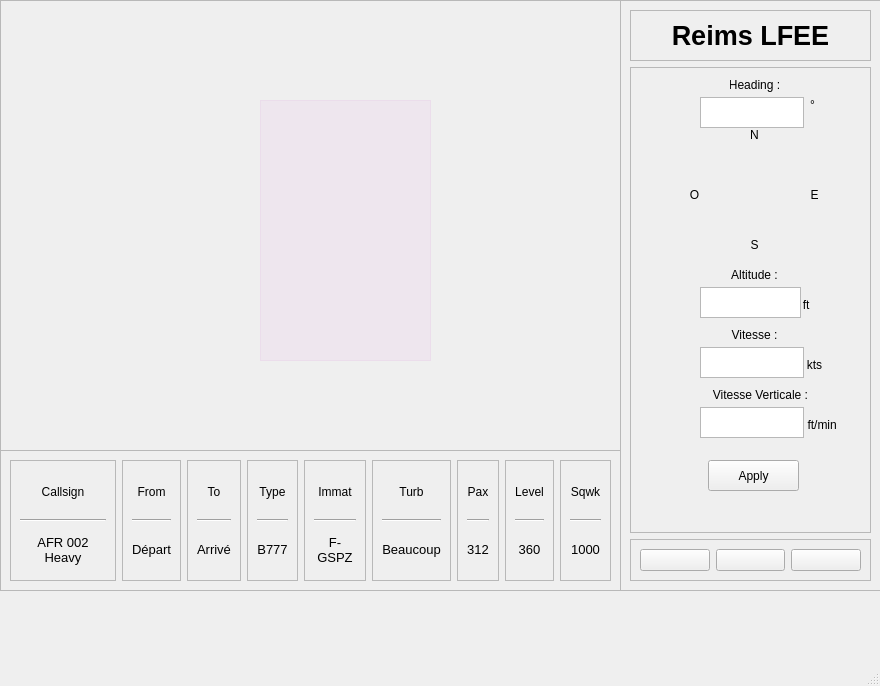
<?xml version="1.0" encoding="UTF-8"?>
<ui version="4.0">
 <class>MainWindow</class>
 <widget class="QMainWindow" name="MainWindow">
  <property name="geometry">
   <rect>
    <x>0</x>
    <y>0</y>
    <width>880</width>
    <height>686</height>
   </rect>
  </property>
  <property name="windowTitle">
   <string>MainWindow</string>
  </property>
  <widget class="QWidget" name="centralwidget">
   <widget class="QFrame" name="frame_carte">
    <property name="geometry">
     <rect>
      <x>0</x>
      <y>0</y>
      <width>621</width>
      <height>451</height>
     </rect>
    </property>
    <property name="frameShape">
     <enum>QFrame::Shape::StyledPanel</enum>
    </property>
    <property name="frameShadow">
     <enum>QFrame::Shadow::Raised</enum>
    </property>
    <widget class="QLabel" name="label_6">
     <property name="geometry">
      <rect>
       <x>-250</x>
       <y>30</y>
       <width>801</width>
       <height>751</height>
      </rect>
     </property>
     <property name="text">
      <string/>
     </property>
     <property name="pixmap">
      <pixmap>image/MAP_france_2.png</pixmap>
     </property>
    </widget>
    <widget class="QFrame" name="frame_11">
     <property name="geometry">
      <rect>
       <x>260</x>
       <y>100</y>
       <width>171</width>
       <height>261</height>
      </rect>
     </property>
     <property name="styleSheet">
      <string notr="true">background-color: rgba(204,0,204, 10);
</string>
     </property>
     <property name="frameShape">
      <enum>QFrame::Shape::StyledPanel</enum>
     </property>
     <property name="frameShadow">
      <enum>QFrame::Shadow::Raised</enum>
     </property>
    </widget>
   </widget>
   <widget class="QFrame" name="frame_12">
    <property name="geometry">
     <rect>
      <x>620</x>
      <y>0</y>
      <width>261</width>
      <height>591</height>
     </rect>
    </property>
    <property name="minimumSize">
     <size>
      <width>0</width>
      <height>0</height>
     </size>
    </property>
    <property name="frameShape">
     <enum>QFrame::Shape::StyledPanel</enum>
    </property>
    <property name="frameShadow">
     <enum>QFrame::Shadow::Raised</enum>
    </property>
    <layout class="QVBoxLayout" name="verticalLayout_11">
     <item>
      <widget class="QFrame" name="frame_titre">
       <property name="frameShape">
        <enum>QFrame::Shape::StyledPanel</enum>
       </property>
       <property name="frameShadow">
        <enum>QFrame::Shadow::Raised</enum>
       </property>
       <layout class="QVBoxLayout" name="verticalLayout_10">
        <item>
         <widget class="QLabel" name="txt_titre">
          <property name="font">
           <font>
            <pointsize>20</pointsize>
            <bold>true</bold>
            <underline>false</underline>
           </font>
          </property>
          <property name="styleSheet">
           <string notr="true"/>
          </property>
          <property name="text">
           <string>Reims LFEE</string>
          </property>
          <property name="alignment">
           <set>Qt::AlignmentFlag::AlignCenter</set>
          </property>
         </widget>
        </item>
       </layout>
      </widget>
     </item>
     <item>
      <widget class="QFrame" name="frame_stat">
       <property name="sizePolicy">
        <sizepolicy hsizetype="Preferred" vsizetype="Expanding">
         <horstretch>0</horstretch>
         <verstretch>0</verstretch>
        </sizepolicy>
       </property>
       <property name="frameShape">
        <enum>QFrame::Shape::StyledPanel</enum>
       </property>
       <property name="frameShadow">
        <enum>QFrame::Shadow::Raised</enum>
       </property>
       <widget class="QLabel" name="txt_heading">
        <property name="geometry">
         <rect>
          <x>100</x>
          <y>10</y>
          <width>49</width>
          <height>16</height>
         </rect>
        </property>
        <property name="text">
         <string>Heading :</string>
        </property>
        <property name="alignment">
         <set>Qt::AlignmentFlag::AlignCenter</set>
        </property>
       </widget>
       <widget class="QLabel" name="img_cercle">
        <property name="geometry">
         <rect>
          <x>80</x>
          <y>80</y>
          <width>91</width>
          <height>91</height>
         </rect>
        </property>
        <property name="text">
         <string/>
        </property>
        <property name="pixmap">
         <pixmap>image/cercle.png</pixmap>
        </property>
        <property name="scaledContents">
         <bool>true</bool>
        </property>
       </widget>
       <widget class="QLabel" name="txt_nord">
        <property name="geometry">
         <rect>
          <x>100</x>
          <y>60</y>
          <width>49</width>
          <height>16</height>
         </rect>
        </property>
        <property name="text">
         <string>N</string>
        </property>
        <property name="alignment">
         <set>Qt::AlignmentFlag::AlignCenter</set>
        </property>
       </widget>
       <widget class="QLabel" name="txt_est">
        <property name="geometry">
         <rect>
          <x>160</x>
          <y>120</y>
          <width>49</width>
          <height>16</height>
         </rect>
        </property>
        <property name="text">
         <string>E</string>
        </property>
        <property name="alignment">
         <set>Qt::AlignmentFlag::AlignCenter</set>
        </property>
       </widget>
       <widget class="QLabel" name="txt_sud">
        <property name="geometry">
         <rect>
          <x>100</x>
          <y>170</y>
          <width>49</width>
          <height>16</height>
         </rect>
        </property>
        <property name="text">
         <string>S</string>
        </property>
        <property name="alignment">
         <set>Qt::AlignmentFlag::AlignCenter</set>
        </property>
       </widget>
       <widget class="QLabel" name="txt_ouest">
        <property name="geometry">
         <rect>
          <x>40</x>
          <y>120</y>
          <width>49</width>
          <height>16</height>
         </rect>
        </property>
        <property name="text">
         <string>O</string>
        </property>
        <property name="alignment">
         <set>Qt::AlignmentFlag::AlignCenter</set>
        </property>
       </widget>
       <widget class="QLabel" name="txt_altitude">
        <property name="geometry">
         <rect>
          <x>100</x>
          <y>200</y>
          <width>49</width>
          <height>16</height>
         </rect>
        </property>
        <property name="text">
         <string>Altitude :</string>
        </property>
        <property name="alignment">
         <set>Qt::AlignmentFlag::AlignCenter</set>
        </property>
       </widget>
       <widget class="QLabel" name="unit_altitude">
        <property name="geometry">
         <rect>
          <x>150</x>
          <y>230</y>
          <width>49</width>
          <height>16</height>
         </rect>
        </property>
        <property name="text">
         <string> ft</string>
        </property>
        <property name="alignment">
         <set>Qt::AlignmentFlag::AlignCenter</set>
        </property>
       </widget>
       <widget class="QLabel" name="txt_vitesse">
        <property name="geometry">
         <rect>
          <x>100</x>
          <y>260</y>
          <width>49</width>
          <height>16</height>
         </rect>
        </property>
        <property name="text">
         <string>Vitesse :</string>
        </property>
        <property name="alignment">
         <set>Qt::AlignmentFlag::AlignCenter</set>
        </property>
       </widget>
       <widget class="QLabel" name="txt_vitesse_verticale">
        <property name="geometry">
         <rect>
          <x>80</x>
          <y>320</y>
          <width>101</width>
          <height>16</height>
         </rect>
        </property>
        <property name="text">
         <string>Vitesse Verticale :</string>
        </property>
        <property name="alignment">
         <set>Qt::AlignmentFlag::AlignCenter</set>
        </property>
       </widget>
       <widget class="QLabel" name="unit_vitesse">
        <property name="geometry">
         <rect>
          <x>160</x>
          <y>290</y>
          <width>49</width>
          <height>16</height>
         </rect>
        </property>
        <property name="text">
         <string>kts</string>
        </property>
        <property name="alignment">
         <set>Qt::AlignmentFlag::AlignCenter</set>
        </property>
       </widget>
       <widget class="QLabel" name="unit_vitesse_verticale">
        <property name="geometry">
         <rect>
          <x>150</x>
          <y>350</y>
          <width>81</width>
          <height>16</height>
         </rect>
        </property>
        <property name="text">
         <string> ft/min</string>
        </property>
        <property name="alignment">
         <set>Qt::AlignmentFlag::AlignCenter</set>
        </property>
       </widget>
       <widget class="QTextEdit" name="txt_altitude_valeur">
        <property name="geometry">
         <rect>
          <x>70</x>
          <y>220</y>
          <width>101</width>
          <height>31</height>
         </rect>
        </property>
       </widget>
       <widget class="QTextEdit" name="txt_vitesse_valeur">
        <property name="geometry">
         <rect>
          <x>70</x>
          <y>280</y>
          <width>104</width>
          <height>31</height>
         </rect>
        </property>
       </widget>
       <widget class="QTextEdit" name="txt_vitesse_verticale_valeur">
        <property name="geometry">
         <rect>
          <x>70</x>
          <y>340</y>
          <width>104</width>
          <height>31</height>
         </rect>
        </property>
       </widget>
       <widget class="QTextEdit" name="txt_heading_valeur">
        <property name="geometry">
         <rect>
          <x>70</x>
          <y>30</y>
          <width>104</width>
          <height>31</height>
         </rect>
        </property>
       </widget>
       <widget class="QLabel" name="img_icon_avion">
        <property name="geometry">
         <rect>
          <x>90</x>
          <y>90</y>
          <width>71</width>
          <height>61</height>
         </rect>
        </property>
        <property name="text">
         <string/>
        </property>
        <property name="pixmap">
         <pixmap>image/avion_icon.png</pixmap>
        </property>
        <property name="scaledContents">
         <bool>true</bool>
        </property>
       </widget>
       <widget class="QLabel" name="unit_heading">
        <property name="geometry">
         <rect>
          <x>180</x>
          <y>30</y>
          <width>21</width>
          <height>16</height>
         </rect>
        </property>
        <property name="text">
         <string>°</string>
        </property>
       </widget>
       <widget class="QPushButton" name="btn_apply">
        <property name="geometry">
         <rect>
          <x>78</x>
          <y>393</y>
          <width>91</width>
          <height>31</height>
         </rect>
        </property>
        <property name="text">
         <string>Apply</string>
        </property>
       </widget>
      </widget>
     </item>
     <item>
      <widget class="QFrame" name="frame_boutons">
       <property name="frameShape">
        <enum>QFrame::Shape::StyledPanel</enum>
       </property>
       <property name="frameShadow">
        <enum>QFrame::Shadow::Raised</enum>
       </property>
       <layout class="QHBoxLayout" name="horizontalLayout">
        <item>
         <widget class="QPushButton" name="btn_accueil">
          <property name="text">
           <string/>
          </property>
          <property name="icon">
           <iconset>
            <normaloff>image/accueil.png</normaloff>image/accueil.png</iconset>
          </property>
          <property name="iconSize">
           <size>
            <width>32</width>
            <height>32</height>
           </size>
          </property>
         </widget>
        </item>
        <item>
         <widget class="QPushButton" name="btn_parametres">
          <property name="text">
           <string/>
          </property>
          <property name="icon">
           <iconset>
            <normaloff>image/parametres.png</normaloff>image/parametres.png</iconset>
          </property>
          <property name="iconSize">
           <size>
            <width>32</width>
            <height>32</height>
           </size>
          </property>
         </widget>
        </item>
        <item>
         <widget class="QPushButton" name="btn_sortie">
          <property name="text">
           <string/>
          </property>
          <property name="icon">
           <iconset>
            <normaloff>image/sortie.png</normaloff>image/sortie.png</iconset>
          </property>
          <property name="iconSize">
           <size>
            <width>32</width>
            <height>32</height>
           </size>
          </property>
         </widget>
        </item>
       </layout>
      </widget>
     </item>
    </layout>
   </widget>
   <widget class="QFrame" name="frame_strip">
    <property name="geometry">
     <rect>
      <x>0</x>
      <y>450</y>
      <width>621</width>
      <height>141</height>
     </rect>
    </property>
    <property name="frameShape">
     <enum>QFrame::Shape::StyledPanel</enum>
    </property>
    <property name="frameShadow">
     <enum>QFrame::Shadow::Raised</enum>
    </property>
    <layout class="QHBoxLayout" name="horizontalLayout_2">
     <item>
      <widget class="QFrame" name="frame">
       <property name="frameShape">
        <enum>QFrame::Shape::StyledPanel</enum>
       </property>
       <property name="frameShadow">
        <enum>QFrame::Shadow::Raised</enum>
       </property>
       <layout class="QVBoxLayout" name="verticalLayout_9">
        <item>
         <widget class="QLabel" name="label">
          <property name="text">
           <string>Callsign</string>
          </property>
          <property name="alignment">
           <set>Qt::AlignmentFlag::AlignCenter</set>
          </property>
         </widget>
        </item>
        <item>
         <widget class="Line" name="line">
          <property name="orientation">
           <enum>Qt::Orientation::Horizontal</enum>
          </property>
         </widget>
        </item>
        <item>
         <widget class="QLabel" name="label_2">
          <property name="font">
           <font>
            <pointsize>10</pointsize>
           </font>
          </property>
          <property name="text">
           <string>AFR 002 Heavy</string>
          </property>
          <property name="alignment">
           <set>Qt::AlignmentFlag::AlignCenter</set>
          </property>
          <property name="wordWrap">
           <bool>true</bool>
          </property>
         </widget>
        </item>
       </layout>
      </widget>
     </item>
     <item>
      <widget class="QFrame" name="frame_2">
       <property name="frameShape">
        <enum>QFrame::Shape::StyledPanel</enum>
       </property>
       <property name="frameShadow">
        <enum>QFrame::Shadow::Raised</enum>
       </property>
       <layout class="QVBoxLayout" name="verticalLayout_8">
        <item>
         <widget class="QLabel" name="label_3">
          <property name="text">
           <string>From</string>
          </property>
          <property name="alignment">
           <set>Qt::AlignmentFlag::AlignCenter</set>
          </property>
         </widget>
        </item>
        <item>
         <widget class="Line" name="line_3">
          <property name="orientation">
           <enum>Qt::Orientation::Horizontal</enum>
          </property>
         </widget>
        </item>
        <item>
         <widget class="QLabel" name="label_4">
          <property name="font">
           <font>
            <pointsize>10</pointsize>
           </font>
          </property>
          <property name="text">
           <string>Départ</string>
          </property>
          <property name="alignment">
           <set>Qt::AlignmentFlag::AlignCenter</set>
          </property>
          <property name="wordWrap">
           <bool>true</bool>
          </property>
         </widget>
        </item>
       </layout>
      </widget>
     </item>
     <item>
      <widget class="QFrame" name="frame_3">
       <property name="frameShape">
        <enum>QFrame::Shape::StyledPanel</enum>
       </property>
       <property name="frameShadow">
        <enum>QFrame::Shadow::Raised</enum>
       </property>
       <layout class="QVBoxLayout" name="verticalLayout_7">
        <item>
         <widget class="QLabel" name="label_9">
          <property name="text">
           <string>To</string>
          </property>
          <property name="alignment">
           <set>Qt::AlignmentFlag::AlignCenter</set>
          </property>
         </widget>
        </item>
        <item>
         <widget class="Line" name="line_7">
          <property name="orientation">
           <enum>Qt::Orientation::Horizontal</enum>
          </property>
         </widget>
        </item>
        <item>
         <widget class="QLabel" name="label_10">
          <property name="font">
           <font>
            <pointsize>10</pointsize>
           </font>
          </property>
          <property name="text">
           <string>Arrivé</string>
          </property>
          <property name="alignment">
           <set>Qt::AlignmentFlag::AlignCenter</set>
          </property>
          <property name="wordWrap">
           <bool>true</bool>
          </property>
         </widget>
        </item>
       </layout>
      </widget>
     </item>
     <item>
      <widget class="QFrame" name="frame_4">
       <property name="frameShape">
        <enum>QFrame::Shape::StyledPanel</enum>
       </property>
       <property name="frameShadow">
        <enum>QFrame::Shadow::Raised</enum>
       </property>
       <layout class="QVBoxLayout" name="verticalLayout_6">
        <item>
         <widget class="QLabel" name="label_11">
          <property name="text">
           <string>Type</string>
          </property>
          <property name="alignment">
           <set>Qt::AlignmentFlag::AlignCenter</set>
          </property>
         </widget>
        </item>
        <item>
         <widget class="Line" name="line_8">
          <property name="orientation">
           <enum>Qt::Orientation::Horizontal</enum>
          </property>
         </widget>
        </item>
        <item>
         <widget class="QLabel" name="label_12">
          <property name="font">
           <font>
            <pointsize>10</pointsize>
           </font>
          </property>
          <property name="text">
           <string>B777</string>
          </property>
          <property name="alignment">
           <set>Qt::AlignmentFlag::AlignCenter</set>
          </property>
          <property name="wordWrap">
           <bool>true</bool>
          </property>
         </widget>
        </item>
       </layout>
      </widget>
     </item>
     <item>
      <widget class="QFrame" name="frame_9">
       <property name="frameShape">
        <enum>QFrame::Shape::StyledPanel</enum>
       </property>
       <property name="frameShadow">
        <enum>QFrame::Shadow::Raised</enum>
       </property>
       <layout class="QVBoxLayout" name="verticalLayout_5">
        <item>
         <widget class="QLabel" name="label_13">
          <property name="text">
           <string>Immat</string>
          </property>
          <property name="alignment">
           <set>Qt::AlignmentFlag::AlignCenter</set>
          </property>
         </widget>
        </item>
        <item>
         <widget class="Line" name="line_9">
          <property name="orientation">
           <enum>Qt::Orientation::Horizontal</enum>
          </property>
         </widget>
        </item>
        <item>
         <widget class="QLabel" name="label_14">
          <property name="font">
           <font>
            <pointsize>10</pointsize>
           </font>
          </property>
          <property name="text">
           <string>F-GSPZ</string>
          </property>
          <property name="alignment">
           <set>Qt::AlignmentFlag::AlignCenter</set>
          </property>
          <property name="wordWrap">
           <bool>true</bool>
          </property>
         </widget>
        </item>
       </layout>
      </widget>
     </item>
     <item>
      <widget class="QFrame" name="frame_5">
       <property name="frameShape">
        <enum>QFrame::Shape::StyledPanel</enum>
       </property>
       <property name="frameShadow">
        <enum>QFrame::Shadow::Raised</enum>
       </property>
       <layout class="QVBoxLayout" name="verticalLayout_4">
        <item>
         <widget class="QLabel" name="label_15">
          <property name="text">
           <string>Turb</string>
          </property>
          <property name="alignment">
           <set>Qt::AlignmentFlag::AlignCenter</set>
          </property>
         </widget>
        </item>
        <item>
         <widget class="Line" name="line_11">
          <property name="orientation">
           <enum>Qt::Orientation::Horizontal</enum>
          </property>
         </widget>
        </item>
        <item>
         <widget class="QLabel" name="label_16">
          <property name="font">
           <font>
            <pointsize>10</pointsize>
           </font>
          </property>
          <property name="text">
           <string>Beaucoup</string>
          </property>
          <property name="alignment">
           <set>Qt::AlignmentFlag::AlignCenter</set>
          </property>
          <property name="wordWrap">
           <bool>true</bool>
          </property>
         </widget>
        </item>
       </layout>
      </widget>
     </item>
     <item>
      <widget class="QFrame" name="frame_6">
       <property name="frameShape">
        <enum>QFrame::Shape::StyledPanel</enum>
       </property>
       <property name="frameShadow">
        <enum>QFrame::Shadow::Raised</enum>
       </property>
       <layout class="QVBoxLayout" name="verticalLayout_3">
        <item>
         <widget class="QLabel" name="label_17">
          <property name="text">
           <string>Pax</string>
          </property>
          <property name="alignment">
           <set>Qt::AlignmentFlag::AlignCenter</set>
          </property>
         </widget>
        </item>
        <item>
         <widget class="Line" name="line_12">
          <property name="orientation">
           <enum>Qt::Orientation::Horizontal</enum>
          </property>
         </widget>
        </item>
        <item>
         <widget class="QLabel" name="label_18">
          <property name="font">
           <font>
            <pointsize>10</pointsize>
           </font>
          </property>
          <property name="text">
           <string>312</string>
          </property>
          <property name="alignment">
           <set>Qt::AlignmentFlag::AlignCenter</set>
          </property>
          <property name="wordWrap">
           <bool>true</bool>
          </property>
         </widget>
        </item>
       </layout>
      </widget>
     </item>
     <item>
      <widget class="QFrame" name="frame_7">
       <property name="frameShape">
        <enum>QFrame::Shape::StyledPanel</enum>
       </property>
       <property name="frameShadow">
        <enum>QFrame::Shadow::Raised</enum>
       </property>
       <layout class="QVBoxLayout" name="verticalLayout_2">
        <item>
         <widget class="QLabel" name="label_19">
          <property name="text">
           <string>Level</string>
          </property>
          <property name="alignment">
           <set>Qt::AlignmentFlag::AlignCenter</set>
          </property>
         </widget>
        </item>
        <item>
         <widget class="Line" name="line_13">
          <property name="orientation">
           <enum>Qt::Orientation::Horizontal</enum>
          </property>
         </widget>
        </item>
        <item>
         <widget class="QLabel" name="label_20">
          <property name="font">
           <font>
            <pointsize>10</pointsize>
           </font>
          </property>
          <property name="text">
           <string>360</string>
          </property>
          <property name="alignment">
           <set>Qt::AlignmentFlag::AlignCenter</set>
          </property>
          <property name="wordWrap">
           <bool>true</bool>
          </property>
         </widget>
        </item>
       </layout>
      </widget>
     </item>
     <item>
      <widget class="QFrame" name="frame_8">
       <property name="frameShape">
        <enum>QFrame::Shape::StyledPanel</enum>
       </property>
       <property name="frameShadow">
        <enum>QFrame::Shadow::Raised</enum>
       </property>
       <layout class="QVBoxLayout" name="verticalLayout">
        <item>
         <widget class="QLabel" name="label_21">
          <property name="text">
           <string>Sqwk</string>
          </property>
          <property name="alignment">
           <set>Qt::AlignmentFlag::AlignCenter</set>
          </property>
         </widget>
        </item>
        <item>
         <widget class="Line" name="line_14">
          <property name="orientation">
           <enum>Qt::Orientation::Horizontal</enum>
          </property>
         </widget>
        </item>
        <item>
         <widget class="QLabel" name="label_22">
          <property name="font">
           <font>
            <pointsize>10</pointsize>
           </font>
          </property>
          <property name="text">
           <string>1000</string>
          </property>
          <property name="alignment">
           <set>Qt::AlignmentFlag::AlignCenter</set>
          </property>
          <property name="wordWrap">
           <bool>true</bool>
          </property>
         </widget>
        </item>
       </layout>
      </widget>
     </item>
    </layout>
   </widget>
  </widget>
  <widget class="QMenuBar" name="menubar">
   <property name="geometry">
    <rect>
     <x>0</x>
     <y>0</y>
     <width>880</width>
     <height>33</height>
    </rect>
   </property>
  </widget>
  <widget class="QStatusBar" name="statusbar"/>
 </widget>
 <resources/>
 <connections/>
</ui>
